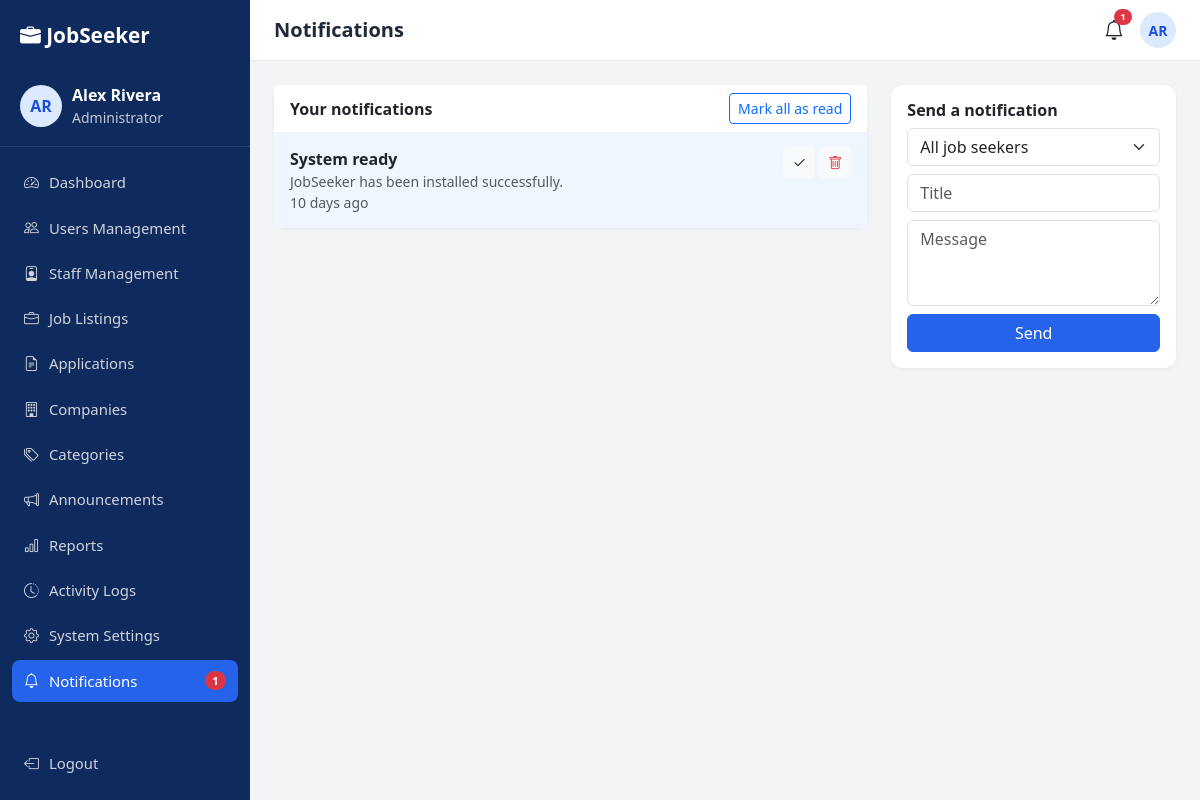
Screenshot of /notifications.php (signed in) with the database file from the repository.
### tables this page shows
CREATE TABLE user_profiles (
  id INT AUTO_INCREMENT PRIMARY KEY,
  user_id INT NOT NULL UNIQUE,
  phone VARCHAR(30), location VARCHAR(100), headline VARCHAR(150), skills VARCHAR(255), bio TEXT,
  profile_picture VARCHAR(255), resume VARCHAR(255),
  created_at TIMESTAMP DEFAULT CURRENT_TIMESTAMP,
  updated_at TIMESTAMP DEFAULT CURRENT_TIMESTAMP ON UPDATE CURRENT_TIMESTAMP,
  FOREIGN KEY (user_id) REFERENCES users(id) ON DELETE CASCADE
);

CREATE TABLE users (
  id INT AUTO_INCREMENT PRIMARY KEY,
  full_name VARCHAR(120) NOT NULL,
  username VARCHAR(50) NOT NULL UNIQUE,
  email VARCHAR(150) NOT NULL UNIQUE,
  password VARCHAR(255) NOT NULL,
  role ENUM('seeker','staff','admin') NOT NULL DEFAULT 'seeker',
  status ENUM('active','inactive') NOT NULL DEFAULT 'active',
  failed_attempts TINYINT NOT NULL DEFAULT 0,
  locked_until DATETIME NULL,
  last_login DATETIME NULL,
  created_at TIMESTAMP DEFAULT CURRENT_TIMESTAMP,
  updated_at TIMESTAMP DEFAULT CURRENT_TIMESTAMP ON UPDATE CURRENT_TIMESTAMP,
  INDEX idx_role (role), INDEX idx_status (status)
);

CREATE TABLE notifications (
  id INT AUTO_INCREMENT PRIMARY KEY,
  user_id INT NOT NULL, title VARCHAR(150) NOT NULL, message TEXT NOT NULL, is_read TINYINT(1) NOT NULL DEFAULT 0,
  created_at TIMESTAMP DEFAULT CURRENT_TIMESTAMP,
  INDEX idx_user_read (user_id, is_read),
  FOREIGN KEY (user_id) REFERENCES users(id) ON DELETE CASCADE
);

### includes/auth.php (called while the page is built, shortened)
<?php
require_once __DIR__ . '/functions.php';
function user() {
    static $u = null;
    if ($u === null && !empty($_SESSION['uid']))
        $u = row('SELECT u.*, p.profile_picture FROM users u LEFT JOIN user_profiles p ON p.user_id=u.id WHERE u.id=?', [$_SESSION['uid']]) ?: false;
    return $u ?: null;
}
function require_role(...$roles) {
    $u = user();
    return $u;
}
function unread_count() { return (int)val('SELECT COUNT(*) FROM notifications WHERE user_id=? AND is_read=0', [$_SESSION['uid'] ?? 0]); }

### notifications.php (the view, shortened to what this page needs)
<?php
require_once __DIR__ . '/includes/auth.php';
$u = require_role(); $layout = 'dash'; $pageTitle = 'Notifications';
$per = 10; $page = page_no();
$total = (int)val('SELECT COUNT(*) FROM notifications WHERE user_id=?', [$u['id']]);
$list = rows('SELECT * FROM notifications WHERE user_id=? ORDER BY created_at DESC LIMIT ' . $per . ' OFFSET ' . (($page - 1) * $per), [$u['id']]);
$jobsForSend = [];
if ($u['role'] !== 'seeker') $jobsForSend = rows('SELECT id, title FROM jobs' . ($u['role'] === 'staff' ? ' WHERE company_id=' . staff_company() : '') . ' ORDER BY title');
include ROOT_PATH . '/includes/header.php';
?>
<div class="row g-4"><div class="col-lg-<?= $jobsForSend || $u['role'] !== 'seeker' ? '8' : '12' ?>">
  <div class="card"><div class="card-header d-flex justify-content-between align-items-center">Your notifications
    <form method="post"><?= csrf_field() ?><input type="hidden" name="action" value="read_all"><button class="btn btn-sm btn-outline-primary">Mark all as read</button></form></div>
  <?php foreach ($list as $n): ?><div class="notif-item d-flex justify-content-between gap-2 <?= $n['is_read'] ? '' : 'unread' ?>">
    <div><div class="fw-semibold"><?= e($n['title']) ?></div><div class="small text-muted"><?= e($n['message']) ?></div><div class="small text-muted"><?= time_ago($n['created_at']) ?></div></div>
    <form method="post" class="text-nowrap"><?= csrf_field() ?><input type="hidden" name="id" value="<?= $n['id'] ?>">
      <?php if (!$n['is_read']): ?><button name="action" value="read" class="btn btn-sm btn-light" title="Mark read"><i class="bi bi-check2"></i></button><?php endif; ?>
      <button name="action" value="delete" class="btn btn-sm btn-light text-danger" title="Delete"><i class="bi bi-trash"></i></button></form></div>
  <?php endforeach; if (!$list) echo '<div class="p-4 text-center text-muted">No notifications.</div>'; ?></div>
  <div class="mt-3"><?= pager($total, $per, $page) ?></div></div>
<?php if ($u['role'] !== 'seeker'): ?><div class="col-lg-4"><div class="card p-3"><h6 class="fw-bold">Send a notification</h6>
  <form method="post"><?= csrf_field() ?><input type="hidden" name="action" value="send">
    <select name="target" class="form-select mb-2"><option value="all">All job seekers</option><?php foreach ($jobsForSend as $j) echo '<option value="' . $j['id'] . '">Applicants: ' . e($j['title']) . '</option>'; ?></select>
    <input name="title" class="form-control mb-2" placeholder="Title" required><textarea name="message" rows="3" class="form-control mb-2" placeholder="Message" required></textarea>
    <button class="btn btn-primary w-100">Send</button></form></div></div><?php endif; ?>
</div>
<?php include ROOT_PATH . '/includes/footer.php'; ?>

### includes/sidebar.php (shortened to what this page needs)
<?php
$self = basename($_SERVER['SCRIPT_NAME']);
$su = user();
$menus = [
 'seeker' => [['dashboard.php','speedometer2','Dashboard'],['browse-jobs.php','search','Find Jobs'],['my-applications.php','file-earmark-text','My Applications'],['profile.php','person','Profile'],['saved-jobs.php','heart','Saved Jobs'],['notifications.php','bell','Notifications']],
 'staff'  => [['dashboard.php','speedometer2','Dashboard'],['jobs.php','briefcase','Job Listings'],['add-job.php','plus-circle','Post New Job'],['applications.php','people','Applications'],['interviews.php','calendar-event','Interview Schedule'],['announcements.php','megaphone','Announcements'],['reports.php','bar-chart','Reports'],['../notifications.php','bell','Notifications']],
 'admin'  => [['dashboard.php','speedometer2','Dashboard'],['users.php','people','Users Management'],['staff.php','person-badge','Staff Management'],['jobs.php','briefcase','Job Listings'],['applications.php','file-earmark-text','Applications'],['companies.php','building','Companies'],['categories.php','tags','Categories'],['announcements.php','megaphone','Announcements'],['reports.php','bar-chart','Reports'],['logs.php','clock-history','Activity Logs'],['settings.php','gear','System Settings'],['../notifications.php','bell','Notifications']],
];
$role = $su['role'];
$base = url($role . '/');
$roleLabel = ['seeker' => 'Job Seeker', 'staff' => 'Staff', 'admin' => 'Administrator'][$role];
$unread = unread_count();
?>
<div class="dash-wrap">
  <aside class="sidebar" id="sidebar">
    <a href="<?= url('index.php') ?>" class="side-brand"><i class="bi bi-briefcase-fill"></i> JobSeeker</a>
    <div class="side-user">
      <?= avatar($su, 42) ?>
      <div class="min-w-0"><div class="fw-semibold text-truncate"><?= e($su['full_name']) ?></div><div class="small opacity-75"><?= $roleLabel ?></div></div>
    </div>
    <nav class="side-nav">
      <?php foreach ($menus[$role] as [$mf, $mi, $ml]):
        $active = ($self === basename($mf)) || ($self === 'edit-job.php' && $mf === 'jobs.php'); ?>
        <a href="<?= $base . $mf ?>" class="<?= $active ? 'active' : '' ?>"><i class="bi bi-<?= $mi ?>"></i> <?= $ml ?>
          <?php if ($mf === '../notifications.php' || $mf === 'notifications.php'): ?><span class="badge bg-danger rounded-pill ms-auto js-notif-badge" <?= $unread ? '' : 'hidden' ?>><?= $unread ?></span><?php endif; ?></a>
      <?php endforeach; ?>
    </nav>
    <a href="<?= url('logout.php') ?>" class="side-logout"><i class="bi bi-box-arrow-left"></i> Logout</a>
  </aside>
  <div class="dash-main">
    <header class="topbar">
      <h5 class="mb-0 fw-semibold"><?= e($pageTitle ?? 'Dashboard') ?></h5>
      <div class="ms-auto d-flex align-items-center gap-3">
        <a href="<?= url($role === 'seeker' ? 'seeker/notifications.php' : 'notifications.php') ?>" class="position-relative text-dark fs-5"><i class="bi bi-bell"></i>
          <span class="badge bg-danger rounded-pill notif-dot js-notif-badge" <?= $unread ? '' : 'hidden' ?>><?= $unread ?></span></a>
        <?= avatar($su, 36) ?>
      </div>
    </header>
    <main class="dash-content">

### includes/functions.php (shortened to what this page needs)
<?php
require_once __DIR__ . '/../config/config.php';
function e($v) { return htmlspecialchars((string)$v, ENT_QUOTES, 'UTF-8'); }
function url($p = '') { return BASE_URL . '/' . ltrim($p, '/'); }
function q($sql, $p = []) { global $pdo; $s = $pdo->prepare($sql); $s->execute($p); return $s; }
function row($sql, $p = []) { return q($sql, $p)->fetch(); }
function rows($sql, $p = []) { return q($sql, $p)->fetchAll(); }
function val($sql, $p = []) { return q($sql, $p)->fetchColumn(); }
function time_ago($d) {
    $t = time() - strtotime($d);
    if ($t < 2592000) return floor($t / 86400) . ' days ago';
    return date('M d, Y', strtotime($d));
}
function initials($n) { $p = preg_split('/\s+/', trim($n)); return strtoupper(substr($p[0], 0, 1) . (isset($p[1]) ? substr($p[1], 0, 1) : '')); }
function avatar($u, $size = 40) {
    return '<span class="avatar avatar-i" style="width:' . $size . 'px;height:' . $size . 'px;font-size:' . round($size / 2.6) . 'px">' . e(initials($u['full_name'])) . '</span>';
}
function page_no() { return max(1, (int)($_GET['page'] ?? 1)); }
    ob_start(); ?>

### assets/css/style.css (style rules this page uses)
:root { --primary:#2563EB;--primary-dark:#1d4ed8;--navy:#0f2a5c;--navy2:#143570;--success:#10B981;--warning:#F59E0B;--danger:#EF4444;--gray:#6B7280;--bg:#F3F4F6 }
body { font-family:'Segoe UI',system-ui,-apple-system,Roboto,sans-serif;background:#fff;color:#1f2937 }
.layout-dash { background:var(--bg) }
.min-w-0 { min-width:0 }
.btn-primary { --bs-btn-bg:var(--primary);--bs-btn-border-color:var(--primary);--bs-btn-hover-bg:var(--primary-dark);--bs-btn-hover-border-color:var(--primary-dark) }
.dash-wrap { display:flex;min-height:100vh }
.sidebar { width:250px;background:var(--navy);color:#fff;display:flex;flex-direction:column;position:fixed;top:0;bottom:0;left:0;z-index:1040;transition:transform .25s }
.side-brand { color:#fff;text-decoration:none;font-weight:800;font-size:1.3rem;padding:20px }
.side-user { display:flex;gap:10px;align-items:center;padding:12px 20px 18px;border-bottom:1px solid rgba(255,255,255,.1) }
.side-nav { padding:14px 12px;flex:1;overflow-y:auto }
.side-nav a,.side-logout { display:flex;align-items:center;gap:10px;color:rgba(255,255,255,.8);text-decoration:none;padding:10px 12px;border-radius:8px;margin-bottom:3px;font-size:.93rem }
.side-nav a.active { background:var(--primary);color:#fff }
.side-logout { margin:0 12px 16px }
.dash-main { flex:1;margin-left:250px;min-width:0 }
.topbar { background:#fff;display:flex;align-items:center;gap:12px;padding:12px 24px;position:sticky;top:0;z-index:1020;border-bottom:1px solid #e5e7eb }
.dash-content { padding:24px }
.notif-dot { position:absolute;top:-6px;right:-8px;font-size:.6rem }
.avatar { border-radius:50%;object-fit:cover }
.avatar-i { display:inline-flex;align-items:center;justify-content:center;background:#dbeafe;color:var(--primary-dark);font-weight:700;flex-shrink:0 }
.card { border:0;border-radius:12px;box-shadow:0 1px 4px rgba(0,0,0,.06) }
.card-header { background:#fff;border-bottom:1px solid #f1f5f9;font-weight:600 }
.notif-item { padding:14px 16px;border-bottom:1px solid #f1f5f9 }
.notif-item.unread { background:#eff6ff }

### rows the page displays
user_profiles: user.full_name "AR AR", user.full_name "Alex Rivera", user.role "Administrator"
notifications: title "System ready", message "JobSeeker has been installed successfully.", created_at "10 days ago", is_read 0 (drawn)

### other values shown
$ml "Dashboard"
$ml "Users Management"
$ml "Staff Management"
$ml "Job Listings"
$ml "Applications"
$ml "Companies"
$ml "Categories"
$ml "Announcements"
$ml "Reports"
$ml "Activity Logs"
$ml "System Settings"
$ml "Notifications"
$unread "1"
$pageTitle "Notifications"
